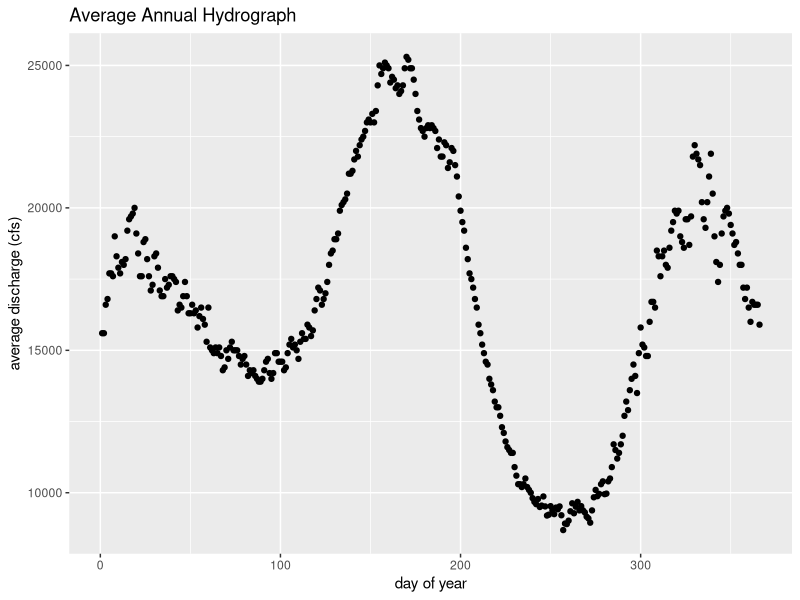

R code for this plot:
## ---- chunk 1
library(tidyverse)
## ---- chunk 2
avg_monthly_discharge <- read.csv("../data/avg_monthly_discharge.csv")
avg_monthly_discharge <- mutate(avg_monthly_discharge, year = X)
head(avg_monthly_discharge)
## ---- chunk 3
avg_daily_discharge <- read.csv("../data/avg_daily_discharge.csv")
head(avg_daily_discharge)
## ---- chunk 4
yearly_smolt <- read.csv("../data/steelhead_smolt_trapped.csv")
head(yearly_smolt)
## ---- chunk 5
ggplot(avg_daily_discharge)+
  geom_point(mapping = aes(x=day.of.year, y=mean))+
  labs(x="day of year", y= "average discharge (cfs)", title = "Average Annual Hydrograph")
